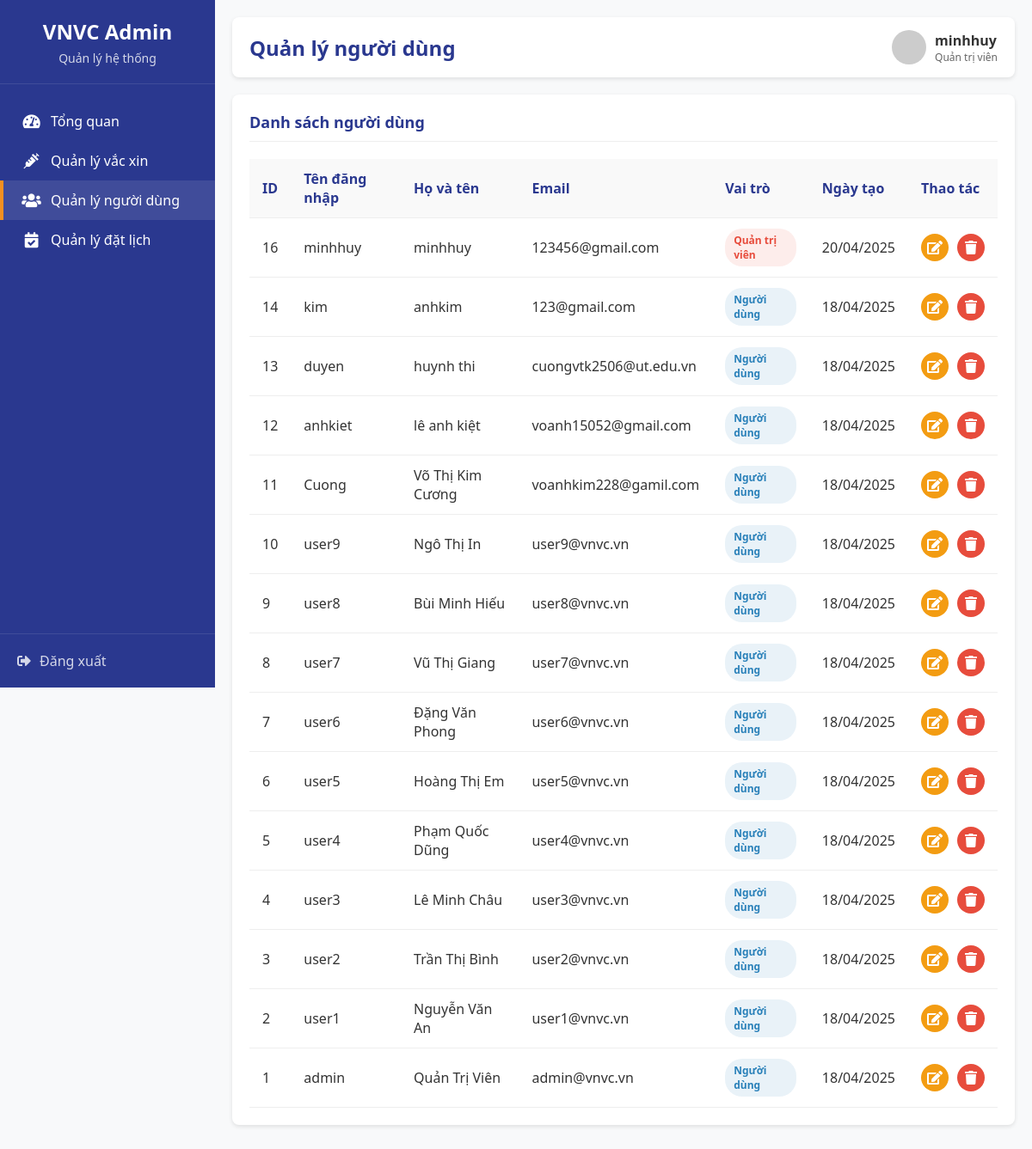
Page /websitevacxin/admin/users.php (signed in) on the committed database.
### tables this page shows
CREATE TABLE `users` (
  `id` int(11) NOT NULL,
  `username` varchar(50) NOT NULL,
  `password` varchar(255) NOT NULL,
  `email` varchar(100) DEFAULT NULL,
  `full_name` varchar(100) DEFAULT NULL,
  `created_at` timestamp NOT NULL DEFAULT current_timestamp(),
  `role` varchar(20) DEFAULT 'user'
);

### websitevacxin/admin/users.php (the view, shortened to what this page needs)
<?php
require_once('../menu/db_connect.php');
$sql = "SELECT * FROM users ORDER BY id DESC";
$result = $conn->query($sql);
$users = [];
if ($result && $result->num_rows > 0) {
    while ($row = $result->fetch_assoc()) {
        $users[] = $row;
    }
}
?>
<!DOCTYPE html>
<html lang="vi">
<head>
    <link rel="stylesheet" href="https://cdnjs.cloudflare.com/ajax/libs/font-awesome/5.15.4/css/all.min.css">
</head>
<body>
    <div class="sidebar">
        <div class="sidebar-header">
            <h2>VNVC Admin</h2>
            <p>Quản lý hệ thống</p>
        </div>
        <div class="sidebar-menu">
            <a href="dashboard.php" class="menu-item">
                <i class="fas fa-tachometer-alt"></i>
                <span>Tổng quan</span>
            </a>
            <a href="vaccines.php" class="menu-item">
                <i class="fas fa-syringe"></i>
                <span>Quản lý vắc xin</span>
            </a>
            <a href="users.php" class="menu-item active">
                <i class="fas fa-users"></i>
                <span>Quản lý người dùng</span>
            </a>
            <a href="bookings.php" class="menu-item">
                <i class="fas fa-calendar-check"></i>
                <span>Quản lý đặt lịch</span>
            </a>
        </div>
        <div class="sidebar-footer">
            <a href="../logout.php">
                <i class="fas fa-sign-out-alt"></i>
                <span>Đăng xuất</span>
            </a>
        </div>
    </div>
    <div class="main-content">
<div class="header">
    <h1>Quản lý người dùng</h1>
    <div class="user-info">
        <img src="https://ui-avatars.com/api/?name=<?php echo urlencode($_SESSION['full_name']); ?>&background=2a388f&color=fff" alt="User Avatar">
        <div>
            <div class="user-name"><?php echo htmlspecialchars($_SESSION['full_name']); ?></div>
            <div class="user-role">Quản trị viên</div>
        </div>
    </div>
</div>
        <div class="content">
            <div class="content-header">
                <h2>Danh sách người dùng</h2>
            </div>
            <div class="table-container">
                <table>
                    <thead>
                        <tr>
                            <th>ID</th>
                            <th>Tên đăng nhập</th>
                            <th>Họ và tên</th>
                            <th>Email</th>
                            <th>Vai trò</th>
                            <th>Ngày tạo</th>
                            <th>Thao tác</th>
                        </tr>
                    </thead>
                    <tbody>
                        <?php if (empty($users)): ?>
                            <tr>
                                <td colspan="7" style="text-align: center;">Không có người dùng nào</td>
                            </tr>
                        <?php else: ?>
                            <?php foreach ($users as $user): ?>
                                <tr>
                                    <td><?php echo $user['id']; ?></td>
                                    <td><?php echo htmlspecialchars($user['username']); ?></td>
                                    <td><?php echo htmlspecialchars($user['full_name']); ?></td>
                                    <td><?php echo htmlspecialchars($user['email']); ?></td>
                                    <td>
                                        <?php if (isset($user['role']) && $user['role'] === 'admin'): ?>
                                            <span class="role-badge admin">Quản trị viên</span>
                                        <?php else: ?>
                                            <span class="role-badge user">Người dùng</span>
                                        <?php endif; ?>
                                    </td>
                                    <td><?php echo isset($user['created_at']) ? date('d/m/Y', strtotime($user['created_at'])) : 'N/A'; ?></td>
                                    <td>
                                        <div class="actions">
                                            <a href="javascript:void(0)" class="action-btn edit" onclick="openEditModal(<?php echo $user['id']; ?>)">
                                                <i class="fas fa-edit"></i>
                                            </a>
                                            <a href="javascript:void(0)" class="action-btn delete" onclick="openDeleteModal(<?php echo $user['id']; ?>)">
                                                <i class="fas fa-trash"></i>
                                            </a>
                                        </div>
                                    </td>
                                </tr>
                            <?php endforeach; ?>
                        <?php endif; ?>
                    </tbody>
                </table>
            </div>
        </div>
    </div>
</body>
</html>

### websitevacxin/admin/users.php (style rules this page uses)
:root { --primary-color: #2a388f; --secondary-color: #f39021; --dark-color: #1a2570; --light-color: #f5f5f5; --success-color: #27ae60; --warning-color: #f39c12; --danger-color: #e74c3c; --text-color: #333; --light-text: #666; --white: #fff; --border-radius: 8px; --box-shadow: 0 2px 5px rgba(0, 0, 0, 0.1); --transition: all 0.3s ease; }
* { margin: 0; padding: 0; box-sizing: border-box; font-family: 'Segoe UI', Tahoma, Geneva, Verdana, sans-serif; }
body { background-color: #f8f9fa; color: var(--text-color); display: flex; min-height: 100vh; }
.sidebar { width: 250px; background-color: var(--primary-color); color: var(--white); position: fixed; top: 0; left: 0; height: 100vh; overflow-y: auto; z-index: 1000; transition: var(--transition); }
.sidebar-header { padding: 20px; text-align: center; border-bottom: 1px solid rgba(255, 255, 255, 0.1); }
.sidebar-header h2 { font-size: 24px; margin-bottom: 5px; }
.sidebar-header p { font-size: 14px; opacity: 0.8; }
.sidebar-menu { padding: 20px 0; }
.menu-item { padding: 12px 20px; display: flex; align-items: center; color: var(--white); text-decoration: none; transition: var(--transition); border-left: 4px solid transparent; }
.menu-item.active { background-color: rgba(255, 255, 255, 0.1); border-left-color: var(--secondary-color); }
.menu-item i { margin-right: 10px; font-size: 18px; width: 25px; text-align: center; }
.sidebar-footer { padding: 20px; border-top: 1px solid rgba(255, 255, 255, 0.1); position: absolute; bottom: 0; width: 100%; }
.sidebar-footer a { color: var(--white); text-decoration: none; display: flex; align-items: center; opacity: 0.8; transition: var(--transition); }
.sidebar-footer i { margin-right: 10px; }
.main-content { flex: 1; margin-left: 250px; padding: 20px; transition: var(--transition); }
.header { background-color: var(--white); padding: 15px 20px; border-radius: var(--border-radius); box-shadow: var(--box-shadow); margin-bottom: 20px; display: flex; justify-content: space-between; align-items: center; }
.header h1 { font-size: 24px; color: var(--primary-color); }
.user-info { display: flex; align-items: center; }
.user-info img { width: 40px; height: 40px; border-radius: 50%; margin-right: 10px; }
.user-info .user-name { font-weight: bold; }
.user-info .user-role { font-size: 12px; color: var(--light-text); }
.content { background-color: var(--white); border-radius: var(--border-radius); box-shadow: var(--box-shadow); padding: 20px; margin-bottom: 20px; }
.content-header { display: flex; justify-content: space-between; align-items: center; margin-bottom: 20px; padding-bottom: 10px; border-bottom: 1px solid #eee; }
.content-header h2 { font-size: 18px; color: var(--primary-color); }
.table-container { overflow-x: auto; }
table { width: 100%; border-collapse: collapse; }
table th, table td { padding: 12px 15px; text-align: left; border-bottom: 1px solid #eee; }
table th { background-color: #f9f9f9; font-weight: 600; color: var(--primary-color); }
.role-badge { display: inline-block; padding: 5px 10px; border-radius: 20px; font-size: 12px; font-weight: 600; }
.role-badge.admin { background-color: rgba(231, 76, 60, 0.1); color: var(--danger-color); }
.role-badge.user { background-color: rgba(41, 128, 185, 0.1); color: #2980b9; }
.actions { display: flex; gap: 10px; }
.action-btn { width: 32px; height: 32px; border-radius: 50%; display: flex; justify-content: center; align-items: center; color: var(--white); text-decoration: none; transition: var(--transition); }
.action-btn.edit { background-color: var(--warning-color); }
.action-btn.delete { background-color: var(--danger-color); }

### rows in the picture
users: id "16", username "minhhuy", full_name "minhhuy", email "123456@gmail.com", role "Quản trị viên", created_at "20/04/2025"
users: id "14", username "kim", full_name "anhkim", email "123@gmail.com", role "Người dùng", created_at "18/04/2025"
users: id "13", username "duyen", full_name "huynh thi", email "cuongvtk2506@ut.edu.vn", role "Người dùng", created_at "18/04/2025"
users: id "12", username "anhkiet", full_name "lê anh kiệt", email "voanh15052@gmail.com", role "Người dùng", created_at "18/04/2025"
users: id "11", username "Cuong", full_name "Võ Thị Kim Cương", email "voanhkim228@gamil.com", role "Người dùng", created_at "18/04/2025"
users: id "10", username "user9", full_name "Ngô Thị In", email "user9@vnvc.vn", role "Người dùng", created_at "18/04/2025"
users: id "9", username "user8", full_name "Bùi Minh Hiếu", email "user8@vnvc.vn", role "Người dùng", created_at "18/04/2025"
users: id "8", username "user7", full_name "Vũ Thị Giang", email "user7@vnvc.vn", role "Người dùng", created_at "18/04/2025"
users: id "7", username "user6", full_name "Đặng Văn Phong", email "user6@vnvc.vn", role "Người dùng", created_at "18/04/2025"
users: id "6", username "user5", full_name "Hoàng Thị Em", email "user5@vnvc.vn", role "Người dùng", created_at "18/04/2025"
users: id "5", username "user4", full_name "Phạm Quốc Dũng", email "user4@vnvc.vn", role "Người dùng", created_at "18/04/2025"
users: id "4", username "user3", full_name "Lê Minh Châu", email "user3@vnvc.vn", role "Người dùng", created_at "18/04/2025"
users: id "3", username "user2", full_name "Trần Thị Bình", email "user2@vnvc.vn", role "Người dùng", created_at "18/04/2025"
users: id "2", username "user1", full_name "Nguyễn Văn An", email "user1@vnvc.vn", role "Người dùng", created_at "18/04/2025"
users: id "1", username "admin", full_name "Quản Trị Viên", email "admin@vnvc.vn", role "Người dùng", created_at "18/04/2025"

### other values in the picture
$_SESSION['full_name'] "minhhuy"
